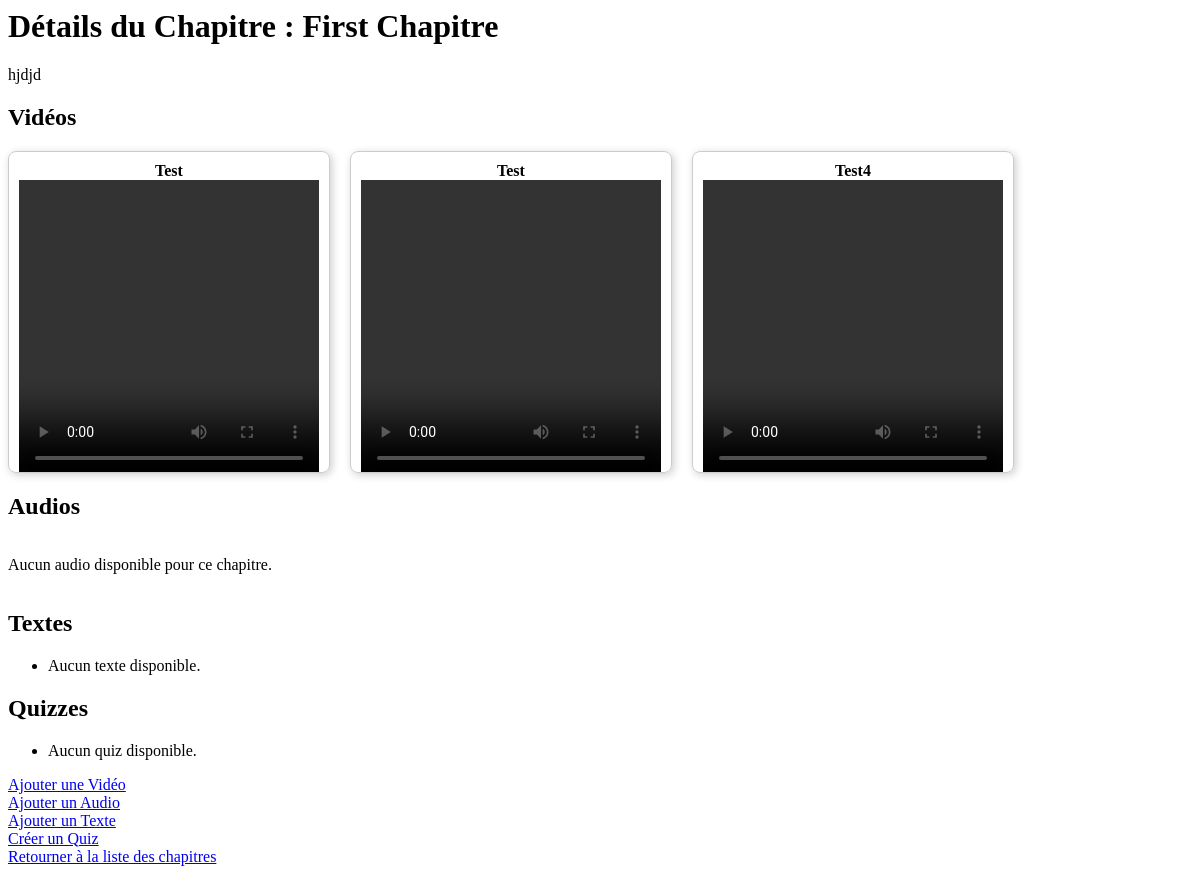
The page /chapitre/1/ (signed in) on the database as committed earlier.
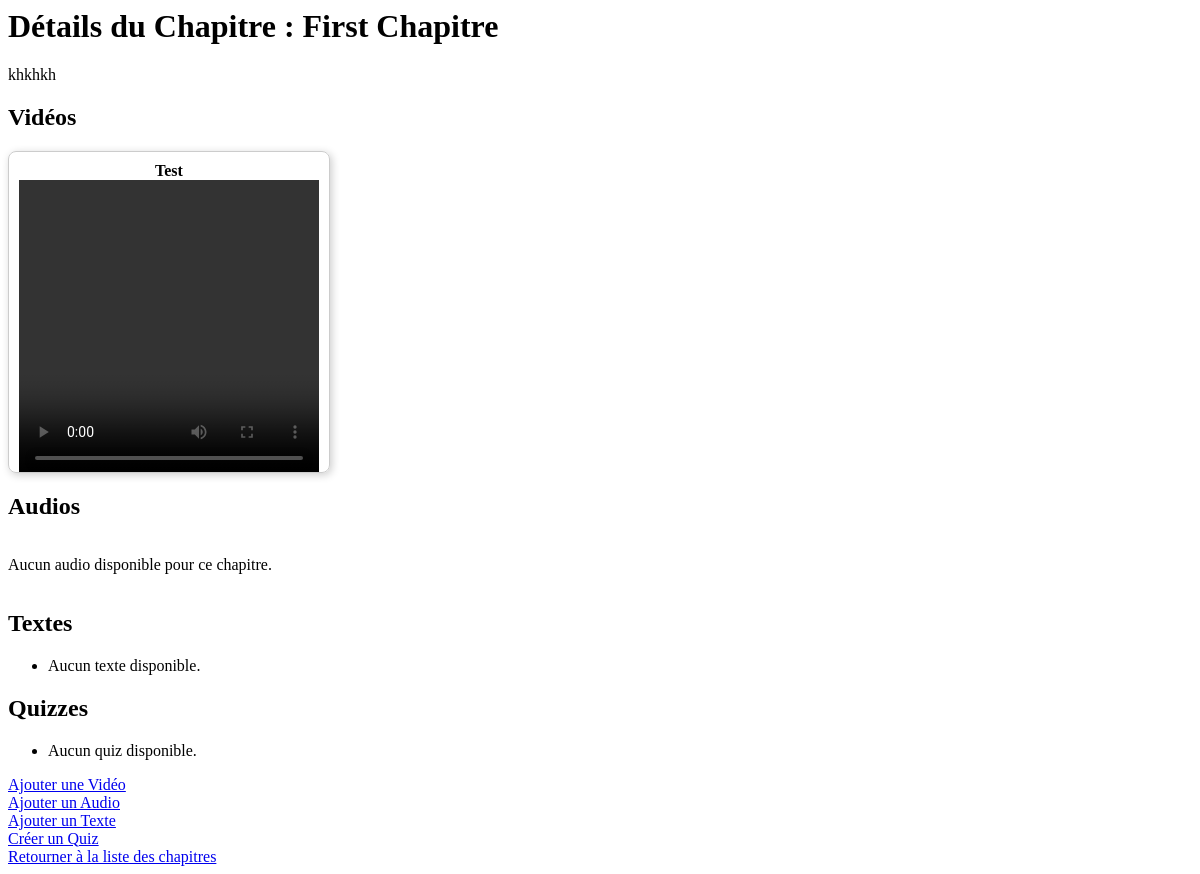
The same page on the database as committed later.
### utilisateurs/models.py (models this page shows, shortened)
class Chapitre(models.Model):
    cours = models.ForeignKey(Course, on_delete=models.CASCADE)
    nom_chapitre = models.CharField(max_length=255)
    description = models.CharField(max_length=255)

class Video(models.Model):
    chapitre = models.ForeignKey(Chapitre, on_delete=models.CASCADE)
    titre = models.CharField(max_length=500)
    contenu = models.FileField(upload_to='videos/')
    date_added = models.DateTimeField(auto_now_add=True)

### utilisateurs/views.py (the view)
# urls.py: path('chapitre/<int:chapitre_id>/', utilisateurs_views.chapitre_detail, name='chapitre_detail'),
@login_required
def chapitre_detail(request, chapitre_id):
    chapitre = get_object_or_404(Chapitre, id=chapitre_id)
    videos = Video.objects.filter(chapitre=chapitre)
    audios = Audio.objects.filter(chapitre=chapitre)
    textes = Texte.objects.filter(chapitre=chapitre)
    quizzes = Quiz.objects.filter(chapitre=chapitre)
    context = {
        'chapitre': chapitre,
        'videos': videos,
        'audios': audios,
        'textes': textes,
        'quizzes': quizzes,
    }
    return render(request, 'Enseignant/chapitre_detail.html', context)

### utilisateurs/templates/Enseignant/chapitre_detail.html (shortened to what this page needs)
<h1>Détails du Chapitre : {{ chapitre.nom_chapitre }}</h1>
<p>{{ chapitre.description }}</p>
<h2>Vidéos</h2>
<div class="media-container">
    {% for video in videos %}
        <div class="media-box">
            <strong>{{ video.titre }}</strong>
            <video width="300" height="300" controls>
                <source src="{{ video.contenu.url }}" type="video/mp4">
            </video>
        </div>
    {% empty %}
        <p>Aucune vidéo disponible pour ce chapitre.</p>
    {% endfor %}
</div>
<h2>Audios</h2>
<div class="media-container">
    {% for audio in audios %}
        <div class="media-box">
            <strong>{{ audio.titre }}</strong>
            <audio controls>
                <source src="{{ audio.contenu.url }}" type="audio/mpeg">
                Votre navigateur ne supporte pas la lecture d'audios.
            </audio>
        </div>
    {% empty %}
        <p>Aucun audio disponible pour ce chapitre.</p>
    {% endfor %}
</div>
<h2>Textes</h2>
<ul>
    {% for texte in textes %}
        <li>
            <strong>{{ texte.titre }}</strong>
            <p>{{ texte.contenu }}</p>
        </li>
    {% empty %}
        <li>Aucun texte disponible.</li>
    {% endfor %}
</ul>
<h2>Quizzes</h2>
<ul>
    {% for quiz in quizzes %}
        <li>
            <strong>{{ quiz.title }}</strong> - Créé par {{ quiz.teacher.user.prenom }} {{ quiz.teacher.user.nom }}
            <a href="{% url 'quiz_detail' quiz.id %}">Voir le quiz</a>
        </li>
    {% empty %}
        <li>Aucun quiz disponible.</li>
    {% endfor %}
</ul>
<a href="{% url 'create_video' chapitre.id %}">Ajouter une Vidéo</a> <br>
<a href="{% url 'create_audio' chapitre.id %}">Ajouter un Audio</a> <br>
<a href="{% url 'create_texte' chapitre.id %}">Ajouter un Texte</a> <br>
<a href="{% url 'create_quiz' chapitre.id %}">Créer un Quiz</a> <br>
<a href="{% url 'chapter_list' chapitre.cours.id %}">Retourner à la liste des chapitres</a>

Rows that differ between the two databases and show on the page:
no longer on this page (row edited): Video: titre "Test"
removed Video: titre "Test4"
changed Chapitre "First Chapitre": description "hjdjd" → "khkhkh"
